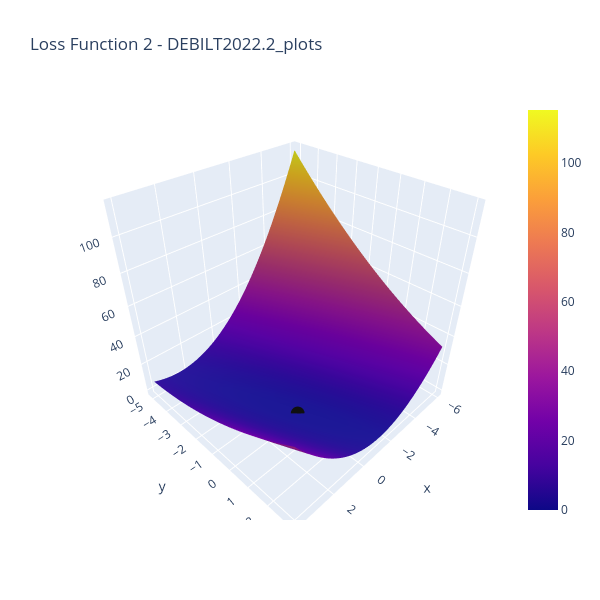

This figure's notebook cell:
### Code cell
#Let's look at the new loss path on the function. It should start much closer to the goal

line_marker = dict(color='#101010', width=2)
fig = go.Figure()
fig.add_surface(x=theta1_vals, y=theta0_vals, z=J_vals)
fig.add_scatter3d(x=theta1_history1, y=theta0_history1, z=J_history1, line=line_marker, name='')
#The below line adds a graph of just the loss over iterations in a 2D plane
plt.plot(theta0_history1, theta1_history1, 'r+');
fig.update_layout(title='Loss Function 2 - DEBILT2022.2_plots', autosize=True,
                  width=600, height=600, xaxis_title='theta0', 
                 yaxis_title='theta1')
fig.write_image("Loss Function 2 - DEBILT2022.2_plots.png")
fig.show()

### Figure 1 — Plotly figure (JSON) as saved in the notebook; plotly's stock layout.template omitted (floating-point values rounded to 4 significant figures; data arrays with more than 128 entries replaced by an {"elided": "..."} marker saying what was removed)
{"data": [{"type": "surface", "x": [-6, -5.899, -5.798, -5.697, -5.596, -5.495, -5.394, -5.293, -5.192, -5.091, -4.99, -4.889, -4.788, -4.687, -4.586, -4.485, -4.384, -4.283, -4.182, -4.081, -3.98, -3.879, -3.778, -3.677, -3.576, -3.475, -3.374, -3.273, -3.172, -3.071, -2.97, -2.869, -2.768, -2.667, -2.566, -2.465, -2.364, -2.263, -2.162, -2.061, -1.96, -1.859, -1.758, -1.657, -1.556, -1.455, -1.354, -1.253, -1.152, -1.051, -0.9495, -0.8485, -0.7475, -0.6465, -0.5455, -0.4444, -0.3434, -0.2424, -0.1414, -0.0404, 0.06061, 0.1616, 0.2626, 0.3636, 0.4646, 0.5657, 0.6667, 0.7677, 0.8687, 0.9697, 1.071, 1.172, 1.273, 1.374, 1.475, 1.576, 1.677, 1.778, 1.879, 1.98, 2.081, 2.182, 2.283, 2.384, 2.485, 2.586, 2.687, 2.788, 2.889, 2.99, 3.091, 3.192, 3.293, 3.394, 3.495, 3.596, 3.697, 3.798, 3.899, 4], "y": [-5.1, -5.018, -4.936, -4.855, -4.773, -4.691, -4.609, -4.527, -4.445, -4.364, -4.282, -4.2, -4.118, -4.036, -3.955, -3.873, -3.791, -3.709, -3.627, -3.545, -3.464, -3.382, -3.3, -3.218, -3.136, -3.055, -2.973, -2.891, -2.809, -2.727, -2.645, -2.564, -2.482, -2.4, -2.318, -2.236, -2.155, -2.073, -1.991, -1.909, -1.827, -1.745, -1.664, -1.582, -1.5, -1.418, -1.336, -1.255, -1.173, -1.091, -1.009, -0.9273, -0.8455, -0.7636, -0.6818, -0.6, -0.5182, -0.4364, -0.3545, -0.2727, -0.1909, -0.1091, -0.02727, 0.05455, 0.1364, 0.2182, 0.3, 0.3818, 0.4636, 0.5455, 0.6273, 0.7091, 0.7909, 0.8727, 0.9545, 1.036, 1.118, 1.2, 1.282, 1.364, 1.445, 1.527, 1.609, 1.691, 1.773, 1.855, 1.936, 2.018, 2.1, 2.182, 2.264, 2.345, 2.427, 2.509, 2.591, 2.673, 2.755, 2.836, 2.918, 3], "z": {"elided": "100x100 float values"}}, {"line": {"color": "#101010", "width": 2}, "name": "", "type": "scatter3d", "x": [0.03951, 0.03293, 0.02874, 0.02602, 0.02418], "y": [-0.04435, -0.04667, -0.04776, -0.04809, -0.04798], "z": [0.0008699, 0.0004763, 0.0003238, 0.0002613, 0.0002325]}], "layout": {"autosize": true, "height": 600, "scene": {"aspectmode": "auto", "aspectratio": {"x": 1, "y": 1, "z": 1}}, "title": {"text": "Loss Function 2 - DEBILT2022.2_plots"}, "width": 600, "xaxis": {"title": {"text": "theta0"}}, "yaxis": {"title": {"text": "theta1"}}}}
